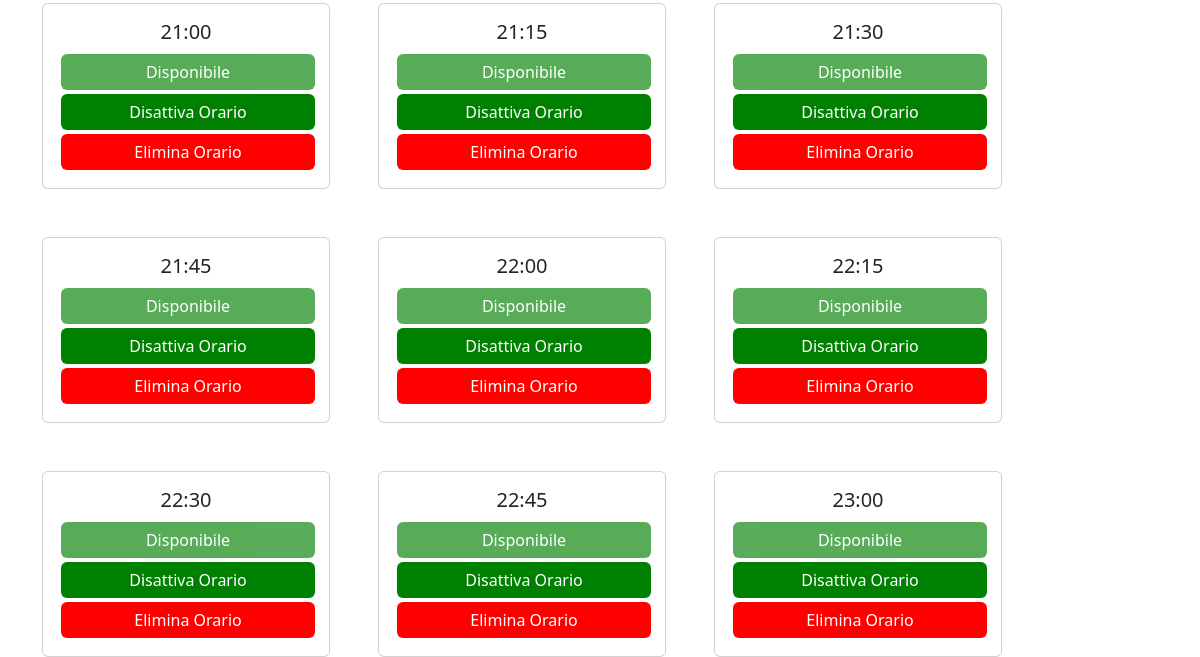
Page /orari (signed in, lower part) on the earlier database version.
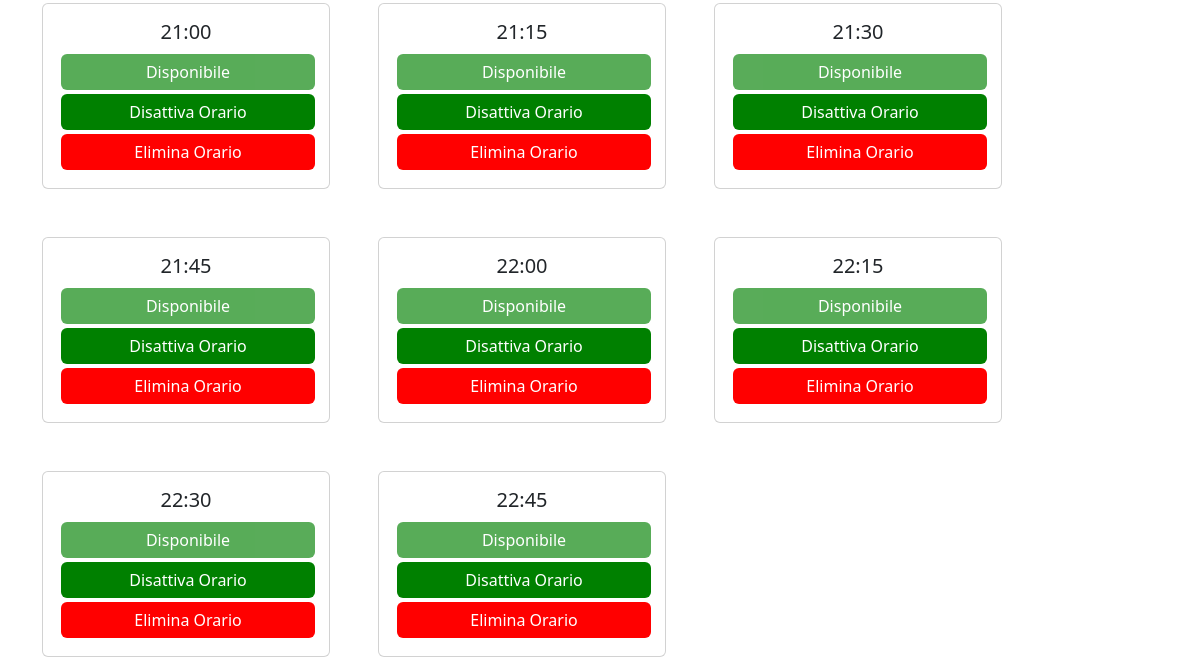
Same page on the later database version.
### tables this page shows
CREATE TABLE orari_disponibili(
id INTEGER PRIMARY KEY AUTOINCREMENT NOT NULL,
orario TEXT NOT NULL,
status TEXT NOT NULL DEFAULT "disp"
);

### app.py (the view, shortened to what this page needs)
@app.route("/orari", methods=["GET","POST"])
@login_required
def orari():
    global data_selezionata
    if session["user_id"] == 1 or session["user_id"] == 5 or session["user_id"] == 8:
        if request.method == "GET":
            data = request.args.get("data")
            dataPerDopo = data
            if not data:
                data_odierna = datetime.now()
                data = data_odierna.strftime("%d-%m-%Y")
            else:
                dataConvertita = datetime.strptime(data, "%Y-%m-%d")
                data = dataConvertita.strftime("%d-%m-%Y")
            data_selezionata = data
            orariGiàSelezionatiData = dbUsers.execute("SELECT * FROM gestione_prenotazioni WHERE data = ?", data)
            orariSelezionati = []
            for prenotazione in orariGiàSelezionatiData:
                orariSelezionati.append(prenotazione["ora"])
            modificheOrari = dbUsers.execute("SELECT * FROM modifiche_orari where data = ?", data)
            orari = dbUsers.execute("SELECT * FROM orari_disponibili")
            for modifica in modificheOrari:
                i = 0
                for orario in orari:
                    if orario["orario"] == modifica["ora"]:
                        orari[i]["status"] = modifica["status"]
                    i += 1
            orariModificati = []
            for orario in orari:
                if orario["orario"] in orariSelezionati:
                    orario["status"] = "prenotato"
                    orariModificati.append(orario)
                else:
                    orariModificati.append(orario)
            orariOrdinati = sorted(orariModificati, key=lambda x: datetime.strptime(x["orario"], '%H:%M'))
            return render_template("orari.html", orari = orariOrdinati, data = dataPerDopo)
    else:
        return apology("Non sei autorizzato")

### app.py (called while the page is built)
@app.after_request
def after_request(response):
    response.headers["Cache-Control"] = "no-cache, no-store, must-revalidate"
    response.headers["Expires"] = 0
    response.headers["Pragma"] = "no-cache"
    return response

### helpers.py (called while the page is built)
def login_required(f):
    @wraps(f)
    def decorated_function(*args, **kwargs):
        if session.get("user_id") is None:
            return redirect("/login")
        return f(*args, **kwargs)
    return decorated_function

### templates/orari.html (shortened to what this page needs)
{% extends  "layout.html" %}
{% block style %}
    <link rel="stylesheet" href="../static/styleTable.css">
{% endblock %}
{% block body %}
    <div class="container">
        {% for orario in orari %}
        <div class="card text-center" style="width: 18rem;">
            <div class="card-body">
                <h5 class="card-title">{{ orario.orario }}</h5>
                {% if orario.status == 'disp' %}
                    <button type="submit" disabled class="btn btn-primary" style="background-color: green !important; border: green !important; margin: 2px; width: 100%;">Disponibile</button>
                    <form action="/orari" method="post">
                        <button type="submit"  class="btn btn-primary" style="background-color: green !important; border: green !important; margin: 2px; width: 100%;">Disattiva Orario</button>
                    </form>
                {% endif %}
                <form action="/eliminaOrario" method="post">
                    <button type="submit" class="btn btn-primary" style="background-color: red !important; border: red !important; margin: 2px; width: 100%;">Elimina Orario</button>
                </form>
            </div>
        </div>
        {% endfor %}
    </div>
{% endblock %}

Differences in the rows shown:
removed orari_disponibili: orario "23:00"
